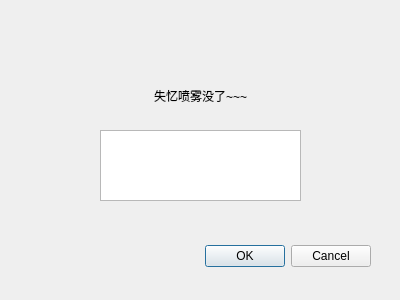
<?xml version="1.0" encoding="UTF-8"?>
<ui version="4.0">
 <class>Dialog_demo_01</class>
 <widget class="QDialog" name="Dialog_demo_01">
  <property name="geometry">
   <rect>
    <x>0</x>
    <y>0</y>
    <width>400</width>
    <height>300</height>
   </rect>
  </property>
  <property name="windowTitle">
   <string>Dialog</string>
  </property>
  <widget class="QDialogButtonBox" name="buttonBox_demo_01">
   <property name="geometry">
    <rect>
     <x>30</x>
     <y>240</y>
     <width>341</width>
     <height>32</height>
    </rect>
   </property>
   <property name="orientation">
    <enum>Qt::Horizontal</enum>
   </property>
   <property name="standardButtons">
    <set>QDialogButtonBox::Cancel|QDialogButtonBox::Ok</set>
   </property>
  </widget>
  <widget class="QLabel" name="l_demosub_01">
   <property name="geometry">
    <rect>
     <x>130</x>
     <y>80</y>
     <width>141</width>
     <height>31</height>
    </rect>
   </property>
   <property name="text">
    <string>失忆喷雾没了~~~</string>
   </property>
   <property name="alignment">
    <set>Qt::AlignCenter</set>
   </property>
  </widget>
  <widget class="QTextEdit" name="textEdit">
   <property name="geometry">
    <rect>
     <x>100</x>
     <y>130</y>
     <width>201</width>
     <height>71</height>
    </rect>
   </property>
  </widget>
 </widget>
 <resources/>
 <connections>
  <connection>
   <sender>buttonBox_demo_01</sender>
   <signal>accepted()</signal>
   <receiver>Dialog_demo_01</receiver>
   <slot>accept()</slot>
   <hints>
    <hint type="sourcelabel">
     <x>248</x>
     <y>254</y>
    </hint>
    <hint type="destinationlabel">
     <x>157</x>
     <y>274</y>
    </hint>
   </hints>
  </connection>
  <connection>
   <sender>buttonBox_demo_01</sender>
   <signal>rejected()</signal>
   <receiver>Dialog_demo_01</receiver>
   <slot>reject()</slot>
   <hints>
    <hint type="sourcelabel">
     <x>316</x>
     <y>260</y>
    </hint>
    <hint type="destinationlabel">
     <x>286</x>
     <y>274</y>
    </hint>
   </hints>
  </connection>
 </connections>
</ui>
